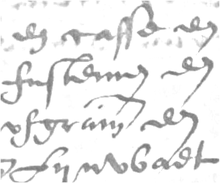
%> input picture Matlab_Code/Dataset/All_BackGd/6_DIBCO_17.bmp, 220 x 183 px, shrunk from 351 x 292 before the run
$ octave testBinSingleImag.m   (GNU Octave 9; MATLAB toolbox functions it lacks are replaced by stand-ins)
%> lines starting %> are read from the running program, lines starting %| are printed output that depends on the picture; in (x1, y1, x2, y2) boxes, pixels count from 0 and x2, y2 are one past the last pixel; in counts of white or black regions, pixels touching at a corner belong together; the program's own positions count from 1
%> further down, origImg is the input picture: size 183x220 uint8; min 116, max 255, mean 236.5
### Matlab_Code/CalculateStrokeWidth.m
function strokeWidth = CalculateStrokeWidth(gray_image)

%   Copyright (c) 2019. Tanmoy Mondal <tanmoy.besu@gmail.com>.
%   Released to public domain under terms of the BSD Simplified license.
%
%   Redistribution and use in source and binary forms, with or without
%   modification, are permitted provided that the following conditions are met:
%     * Redistributions of source code must retain the above copyright
%       notice, this list of conditions and the following disclaimer.
%     * Redistributions in binary form must reproduce the above copyright
%       notice, this list of conditions and the following disclaimer in the
%       documentation and/or other materials provided with the distribution.
%     * Neither the name of the organization nor the names of its contributors
%       may be used to endorse or promote products derived from this software
%       without specific prior written permission.
%
%     See <http://www.opensource.org/licenses/bsd-license>


% The partial implementation of the following paper (The part of stroke width calculation)

% Bolan Su, Shijian Lu, & Chew Lim Tan. (2013). A Robust Document Image Binarization
% Technique for Degraded Document Images. IEEE Transactions on Image Processing,
% 22(4), 1408–1417.

% Date of Implementation : 08/01/2019


stdImag = std(std( double(gray_image) ));
%> stdImag = 5.78
gamma = 0.85;
alpha = power((stdImag/128), gamma);
%> alpha = 0.0719

epsilonSU = 0.001;

gray_image_Padded = padarray(gray_image,[1 1],'replicate');

% contrastImg  = zeros(size(gray_image_Padded,1), size(gray_image_Padded,2));
modContrastImg  = zeros(size(gray_image_Padded,1), size(gray_image_Padded,2));

for ii = 2:1:(size(gray_image_Padded,1)-1)
    for jj = 2:1:(size(gray_image_Padded,2)-1)

        % Now move the neighborhood
        keepAllNeighVals = zeros(8,1);
        cntNeigh = 1;
        for k = -1:1:1
            for j = -1:1:1
                if ((k ~= 0) || (j ~= 0) )
                    keepAllNeighVals(cntNeigh,1) = gray_image_Padded(ii+k, jj+j);
                    cntNeigh = cntNeigh + 1;
                end
            end
        end
        numera = (max(keepAllNeighVals) - min(keepAllNeighVals));
        denom = (max(keepAllNeighVals) + min(keepAllNeighVals) + epsilonSU);

        C_ij = double(numera)/double(denom);
        % fprintf('The numer : %f and Denom %f and the division result : %f \n',numera, denom,C_ij );
        C_a_ij = (alpha * C_ij) + ((1-alpha) * ((max(keepAllNeighVals) -  min(keepAllNeighVals))/255));

        % contrastImg(ii,jj) = C_ij;
        modContrastImg(ii,jj) = C_a_ij;

    end
end
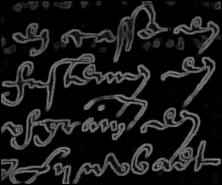
%> modContrastImg: size 185x222 double; min 0, max 0.521, mean 0.0988
%> after the loop, keepAllNeighVals = [255; 255; 255; 255; 255; 255; 255; 255]
% contrastImg = contrastImg(2:end-1, 2:end-1);
modContrastImg = modContrastImg(2:end-1, 2:end-1);
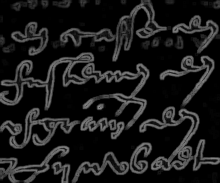
%> modContrastImg: size 183x220 double; min 0, max 0.521, mean 0.101


% Applly otsu binarization
level = graythresh(modContrastImg);
%> level = 0.176
modContrastImgBin = imbinarize(modContrastImg,level);
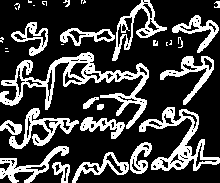
%> modContrastImgBin: size 183x220 logical; 25.6% white; 33 white regions (13 under 20 px), largest, box (x1, y1, x2, y2) and area: (0, 52, 149, 129) 2482, (139, 107, 220, 171) 1482, (9, 108, 79, 149) 853
% modContrastImgBin = imcomplement(modContrastImgBin);

% Canny edge detection
lowThresh = level;
%> lowThresh = 0.176
highThresh = level * 0.5;
%> highThresh = 0.0882
cannyImage = CannyEdgeDetection(gray_image, lowThresh, highThresh);
cannyImage = mat2gray(cannyImage);

strokeImg = bitand(modContrastImgBin,cannyImage);
keepAllPairDist = zeros(1,1);

for ii = 1:1:size(strokeImg,1)
    storIntensityCoord = zeros(1,1);
    pointCnt = 1;
    enterFlag = false;
    for jj = 1:1:(size(strokeImg,2)-1)
        if ((strokeImg(ii, jj) == 0 ) && (strokeImg(ii, jj+1) == 1 ))
            pixIntensity = gray_image(ii,jj);
            pixIntensityNext = gray_image(ii,jj+1);
            if (pixIntensity > pixIntensityNext)
                storIntensityCoord(pointCnt,1) = ii;
                storIntensityCoord(pointCnt,2) = jj;
                enterFlag = true;
                pointCnt = pointCnt +1;
            end
        end
    end
    if( (enterFlag) && (size(storIntensityCoord,1) > 1) )
        for kVec = 1:1:(size(storIntensityCoord,1)-1)
            distPts = sqrt((storIntensityCoord(kVec,1) - storIntensityCoord((kVec+1),1))^2+...
                (storIntensityCoord(kVec,2)-storIntensityCoord((kVec+1),2))^2);
            keepAllPairDist(kVec,1) = distPts;
        end
    end
end
strokeWidth = getPerfectAvgValues(keepAllPairDist');
end

### Matlab_Code/CannyEdgeDetection.m
function edge_final = CannyEdgeDetection(img, T_Low, T_High)
%> called with T_Low = 0.176, T_High = 0.0882

if(size(img,3)==3)
    img = rgb2gray(img);
end
img = double (img);

%Value for Thresholding
% T_Low = 0.075;
% T_High = 0.175;

%Gaussian Filter Coefficient
B = [2, 4, 5, 4, 2; 4, 9, 12, 9, 4;5, 12, 15, 12, 5;4, 9, 12, 9, 4;2, 4, 5, 4, 2 ];
B = 1/159.* B;

%Convolution of image by Gaussian Coefficient
A=conv2(img, B, 'same');

%Filter for horizontal and vertical direction
KGx = [-1, 0, 1; -2, 0, 2; -1, 0, 1];
KGy = [1, 2, 1; 0, 0, 0; -1, -2, -1];

%Convolution by image by horizontal and vertical filter
Filtered_X = conv2(A, KGx, 'same');
Filtered_Y = conv2(A, KGy, 'same');
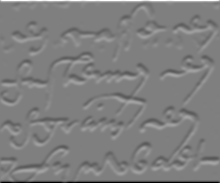
%> Filtered_Y: size 183x220 double; min -910.9, max 910.9, mean 0; drawn with min black and max white

%Calculate directions/orientations
arah = atan2 (Filtered_Y, Filtered_X);
arah = arah*180/pi;

pan=size(A,1);
leb=size(A,2);

%Adjustment for negative directions, making all directions positive
for i=1:pan
    for j=1:leb
        if (arah(i,j)<0)
            arah(i,j)=360+arah(i,j);
        end
    end
end
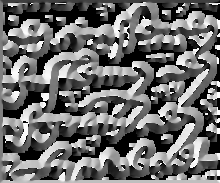
%> arah: size 183x220 double; min 0, max 360, mean 155.6; drawn with min black and max white

arah2=zeros(pan, leb);

%Adjusting directions to nearest 0, 45, 90, or 135 degree
for i = 1  : pan
    for j = 1 : leb
        if ((arah(i, j) >= 0 ) && (arah(i, j) < 22.5) || (arah(i, j) >= 157.5) && (arah(i, j) < 202.5) || (arah(i, j) >= 337.5) && (arah(i, j) <= 360))
            arah2(i, j) = 0;
        elseif ((arah(i, j) >= 22.5) && (arah(i, j) < 67.5) || (arah(i, j) >= 202.5) && (arah(i, j) < 247.5))
            arah2(i, j) = 45;
        elseif ((arah(i, j) >= 67.5 && arah(i, j) < 112.5) || (arah(i, j) >= 247.5 && arah(i, j) < 292.5))
            arah2(i, j) = 90;
        elseif ((arah(i, j) >= 112.5 && arah(i, j) < 157.5) || (arah(i, j) >= 292.5 && arah(i, j) < 337.5))
            arah2(i, j) = 135;
        end
    end
end
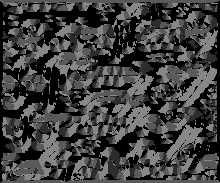
%> arah2: size 183x220 double; min 0, max 135, mean 63.1

% figure, imagesc(arah2); colorbar;

%Calculate magnitude
magnitude = (Filtered_X.^2) + (Filtered_Y.^2);
magnitude2 = sqrt(magnitude);
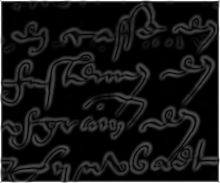
%> magnitude2: size 183x220 double; min 2.84e-14, max 910.9, mean 83.3; drawn with min black and max white

BW = zeros (pan, leb);

%Non-Maximum Supression
for i=2:pan-1
    for j=2:leb-1
        if (arah2(i,j)==0)
            BW(i,j) = (magnitude2(i,j) == max([magnitude2(i,j), magnitude2(i,j+1), magnitude2(i,j-1)]));
        elseif (arah2(i,j)==45)
            BW(i,j) = (magnitude2(i,j) == max([magnitude2(i,j), magnitude2(i+1,j-1), magnitude2(i-1,j+1)]));
        elseif (arah2(i,j)==90)
            BW(i,j) = (magnitude2(i,j) == max([magnitude2(i,j), magnitude2(i+1,j), magnitude2(i-1,j)]));
        elseif (arah2(i,j)==135)
            BW(i,j) = (magnitude2(i,j) == max([magnitude2(i,j), magnitude2(i+1,j+1), magnitude2(i-1,j-1)]));
        end
    end
end
%> BW: size 183x220 double; values 0 (black) and 1 (white), 25.1% white; 214 white regions (143 under 20 px), largest, box (x1, y1, x2, y2) and area: (4, 3, 125, 33) 1048, (69, 131, 174, 162) 721, (100, 46, 183, 72) 599
%> (the rest of the program and of its run is left out)
